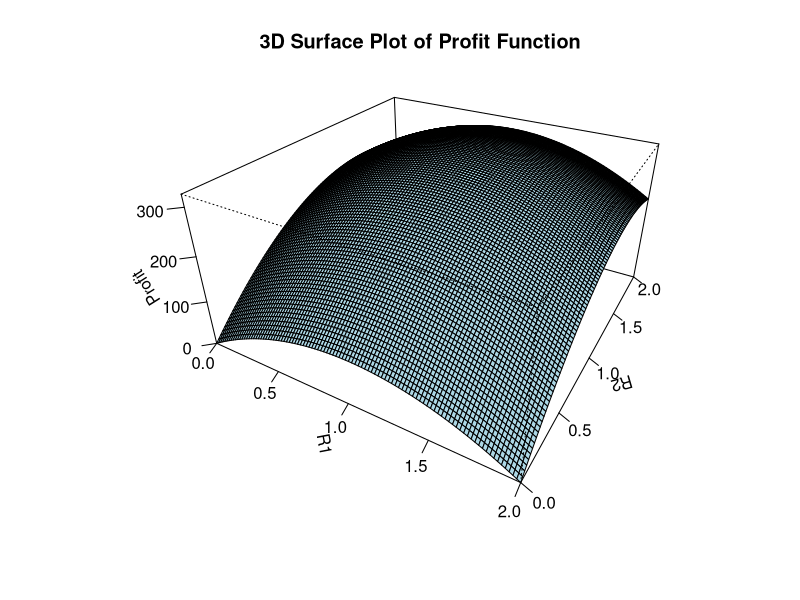

The R source for this figure:
# Clearing the Environment ----
rm(list=ls())

# Load nloptr package ----
library(nloptr) # Nonlinear Optimization in R

# Algebraic Model -----
# Maximize Profit = $200R1 – $100R1^2 + $300R2 – $100R2^2
# subject to	R1 + R2 ≤ 2  (maximum total production rate)
# and	R1 ≥ 0, R2 ≥ 0. 


# General form of NLP
  # Min f(x)          objective function (always min)
  # such that
    # g(x) <= 0       inequality constraints (always <= 0)
    # h(x) = 0        equality constraints
    # xL <= x <= xU   lower and upper bounds

# Solve NLP ----
# Objective function
obj_fun <- function(x) {
  R1 <- x[1]
  R2 <- x[2]
  Profit <- 200 * R1 - 100 * R1^2 + 300 * R2 - 100 * R2^2
  return(-Profit)  # Negative for maximization (nloptr designed for min by default)
  }

# Inequality constraint function
ineq_fun <- function(x) {
  R1 <- x[1]
  R2 <- x[2]
  constraints <- R1 + R2 - 2 # R1 + R2 ≤ 2
                   # inequality constraints (always <= 0)
  return(constraints)
}

# Bounds on decision variables
lb <- c(0, 0)  # Lower bounds
ub <- c(2, 2)  # Upper bounds (somewhat redundant)

# Set options for termination criterion
opts <- list("algorithm" = "NLOPT_LN_COBYLA", # COBYLA algorithm for nonlinear programming
             "xtol_rel" = 1e-06) # how close to the optimal solution before terminating (conveyance tolerance)

# Solve the optimization problem
result <- nloptr(x0 = c(0, 0), # initial values of D and W
                 eval_f = obj_fun, # obj fun to be evaluated during the optimization process
                 lb = lb,  
                 ub = ub, # lower and upper bounds
                 eval_g_ineq = ineq_fun, # inequality constraints to be evaluated
                 opts = opts) # additional options for the optimization algorithm

# Extract the optimal solution
solution <- result$solution

# Print the optimal solution -----
cat("Optimal Solution:\n")
cat("R1 =", solution[1], "\n")
cat("R2 =", solution[2], "\n")
cat("Profit =", -result$objective, "\n")


# part c: Confirm that the model is QP Convex.

# Define the function for Profit
profit_function <- function(R1, R2) {
  200 * R1 - 100 * R1^2 + 300 * R2 - 100 * R2^2
}

# Generate data points for R1 and R2
R1 <- seq(0, 2, length.out = 100)
R2 <- seq(0, 2, length.out = 100)
grid <- expand.grid(R1 = R1, R2 = R2) 
# Creates a data frame (grid) for all possible combinations of R1 and R2.


# Calculate the values of Profit for the grid points
grid$Profit <- profit_function(grid$R1, grid$R2)
# Adds a new column to grid with result of profit_function for R1 and R2.

# Convert the grid data to a matrix for plotting
Z <- matrix(grid$Profit, nrow = length(R1), ncol = length(R2))

# Create 3D surface plot
persp(x = R1, y = R2, z = Z, theta = 30, phi = 30, expand = .5, # create 3d plots
      # theta (Horizontal Viewing Angle)
      # phi (Vertical Viewing Angle)
      # expand (Plot Scaling Factor)
      col = "lightblue", 
      ticktype = "detailed", # provides detailed tick marks
      xlab = "R1", ylab = "R2", zlab = "Profit",
      main = "3D Surface Plot of Profit Function")

